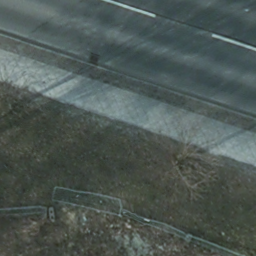
#> input picture source_state_of_the_art_methods/methods/TOV/G-RSIM/T-SS-GLCNet/data_example/Potsdam/train_RGBIR/top_potsdam_2_10_RGBIR__36.tif, 256 x 256 px; its folder holds only this picture in this run
$ python -i dlimage.py   (imports and definitions only)
#> lines starting #> are read from the running program, lines starting #| are printed output that depends on the picture
#> further down, picture is the input picture: shape (256, 256, 3); mean B, G, R 84.2, 88.3, 77.6
'''
Tools collection of Data(np.ndarray) processing.

Note:
    1. cv2.imwrite(image_name, image, [1, 100]),
        [1, 100] mean set [cv2.IMWRITE_JPEG_QUALITY, 100]

Version 1.0  2018-04-03 15:44:13 by QiJi
Version 1.5  2018-04-07 22:34:53 by QiJi
Version 2.0  2018-10-25 16:59:23 by QiJi
'''
import os

# import sys
import cv2
import numpy as np
from tqdm import tqdm

from dl_tools.basictools.dldata import get_label_info
from dl_tools.basictools.fileop import filelist, rename_file


# **********************************************
# ************ Image basic tools ***************
# **********************************************
# [421 lines left out: functions load_image, convert_image_type, one_hot_1, one_hot_2, one_hot_3, class_label and 15 more, not called in this run]


def blur(img):
    img = cv2.blur(img, (3, 3))
    return img


# [9 lines left out: function add_noise, not called in this run]


def data_augment(image, label=None, crop_size=None, zoom_size=None, if_flip=True, if_roate=True):
    '''
    Simple data augment function to random crop,flip and roate image and label.
    Args:
        image: array of image, [HWC] or [HW1] or [HW].
        label: array of label, [HWC] or [HW1] or [HW].
        crop_size: [h, w]
        zoom_size: [h, w]
        if_flip: if flip the image(and label), defualt = True
        if_roate: if roate the image(and label), defualt = True

    Returns:
        image, label: processed image and label
    '''
#> called with if_flip = True, if_roate = True
    if label is None:
        if crop_size is not None:
            image = random_crop(image, crop_size[0], crop_size[1])
        if zoom_size is not None:
            image = cv2.resize(
                image, (zoom_size[1], zoom_size[0]), interpolation=cv2.INTER_LINEAR)
        # Flip
        if if_flip and np.random.randint(0, 2):
            image = cv2.flip(image, 1)
        if if_flip and np.random.randint(0, 2):
            image = cv2.flip(image, 0)
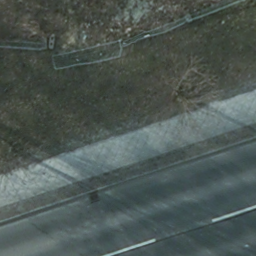
#> image: shape (256, 256, 3); mean of channels 0, 1, 2 84.2, 88.3, 77.6; drawn as B, G, R
        # Roate
        iflag = np.random.randint(0, 2)
        if if_roate and iflag:
            angle_table = [90, 180, 270]
            angle = angle_table[np.random.randint(0, 3)]
            h, w = image.shape[0], image.shape[1]
#> h = 256; w = 256
            M_rotate = cv2.getRotationMatrix2D((w // 2, h // 2), angle, 1)
            image = cv2.warpAffine(image, M_rotate, (w, h))
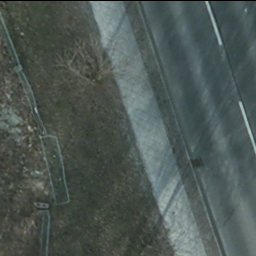
#> image: shape (256, 256, 3); mean of channels 0, 1, 2 83.9, 87.9, 77.3; drawn as B, G, R
        return image
    else:
        if crop_size is not None:
            image, label = random_crop_2(image, label, crop_size[0], crop_size[1])
        if zoom_size is not None:
            image = cv2.resize(image, (zoom_size[1], zoom_size[0]), cv2.INTER_LINEAR)
            label = cv2.resize(label, (zoom_size[1], zoom_size[0]), cv2.INTER_NEAREST)
        # Flip
        if if_flip and np.random.randint(0, 2):
            image, label = cv2.flip(image, 1), cv2.flip(label, 1)
        if if_flip and np.random.randint(0, 2):
            image, label = cv2.flip(image, 0), cv2.flip(label, 0)
        # Roate
        iflag = np.random.randint(0, 2)
        if if_roate and iflag:
            angle_table = [90, 180, 270]
            angle = angle_table[np.random.randint(0, 3)]
            image, label = rotate(image, label, angle)
        return image, label


# **********************************************
# ************** HDF5 tools ********************
# **********************************************
# def label2hdf5(input_dir, output_path, label_values=None, class_num=None):
#     """
#     Transform a label image into one-hot format (depth is num_classes),
#     and save them all in a dataset(key:"labels") of a h5 flie.

#     Args:
#         input_dir: The dir of label images [HW] or [HWC](BGR)
#         output_path: The whole path of the output h5 flie.
#         label_values: A dictionairy of class--> pixel values, defualt=None
#         class_num: Num of classes, defualt=None
#             Note:
#                 1. If class_num is specified, input labels is [HW](imread in gray mode),
#                     call one_hot_1
#                 2. If label_values is specified, input labels is [HWC]BGR, call one_hot_2;

#     Returns
#         None, but will create a 4d dataset store all one hot labels(in a h5 file).

#     Notice:
#         the dtype of the dataset is uint8(np.uint8).
#         the key of labels dataset is "label".

#     """
#     print("*******Execute label2hdf5()*******")
#     input_names = sorted(os.listdir(input_dir))  # only the name of labels
#     # Carefull!! Since the os.listdir() return a list in atribute order, sort it

#     # Read first of them to get shape
#     tmp_input = cv2.imread(input_dir + "/" + input_names[0], -1)
#     size = [0, 0, 0, 0]  # NHWC
#     size[0] = len(input_names)  # get N
#     size[1], size[2] = tmp_input.shape[0], tmp_input.shape[1]  # get H,W

#     if class_num is not None:  # [HW], class_num must not None
#         size[3] = class_num
#     elif label_values is not None:  # [HWC]-BGR
#         size[3] = size[3] = len(label_values)
#     else:
#         ValueError("label_values or class_num must specify one.")

#     # Open(or create) a hdf5 flie to save all the labels
#     f = h5py.File(output_path, 'a')
#     dataset = f.create_dataset("label", shape=size, dtype=np.uint8)  # create a 4d dataset
#     # Treat per label in the list
#     if class_num is not None:  # [HW], class_num must not None
#         for i in tqdm(range(len(input_names))):
#             label = cv2.imread(input_dir + "/" + input_names[i], 0)
#             dataset[i, :] = one_hot_1(label, class_num)  # return uint8 array
#     elif label_values is not None:  # [HWC]-RGB
#         target = open(os.path.dirname(output_path) + "/train_gt.txt", 'w')
#         for i in tqdm(range(len(input_names))):
#             label = cv2.imread(input_dir + "/" + input_names[i], -1)
#             dataset[i, :] = one_hot_2(label, label_values)  # return uint8 array
#             target.write(input_names[i]+'\n')
#     print(dataset.shape, dataset.dtype)
#     print("*******Finish label2hdf5()*******")
#     f.close()


# def img2hdf5(input_dir, output_path):
#     """
#     Save images and their names into h5 file

#     Args:
#         input_dir: The dir of images.
#         output_path: The whole path of the output h5 flie.

#     Returns:
#         None.
#         But will create a h5 file with a 4d dataset store all images(RGB),
#             and a 1d dataset store all their names.
#     Notice:
#         the dtype of the dataset is uint8(np.uint8).
#         the key of image dataset is "image".(RGB)
#         the key of image name dataset is "name"

#     """
#     print("*******Execute img2hdf5()*******")
#     input_names = sorted(os.listdir(input_dir))  # only the name of images
#     # Carefull!! Since the os.listdir() return a list in atribute order, sort it
#     names = []  # 将文件名转utf8编码，才能存入hdf5的dataset中
#     for j in input_names:
#         names.append(j.encode('utf8'))

#     # Read first of them to get shape
#     tmp_input = load_image(input_dir + "/" + input_names[0], 1)
#     size = [0, 0, 0, 0]  # NHWC
#     size[0] = len(input_names)  # get N
#     size[1:] = tmp_input.shape  # get HWC

#     # Open(or create) a hdf5 flie to save all the images and their names
#     f = h5py.File(output_path, 'w')
#     f.create_dataset("name", data=names)  # 创建name数据集存储images 的utf8编码的文件名
#     # Create an empty 4d dataset(image) to store images
#     dataset = f.create_dataset("image", shape=size, dtype=np.uint8)
#     # Treat per img in the list
#     target = open(os.path.dirname(output_path) + "/train.txt", 'w')
#     for i in tqdm(range(len(input_names))):
#         input_path = input_dir + "/" + input_names[i]  # the whole path
#         img = load_image(input_path, 1)
#         # Extension pocessing
#         # for c in range(img.shape[-1]):
#         #     img[:, :, c] = cv2.equalizeHist(img[:, :, c])
#         dataset[i, :] = img
#         target.write(input_names[i]+'\n')

#     print(dataset.shape, dataset.dtype)
#     print("*******Finish img2hdf5()*******")
#     f.close()


# def img2hdf5_2(input_dir, output_path, newsize=None):
#     """
#     For classified, save images and their names into h5 file,
#     meanwhile make their labels[NC].

#     Args:
#         input_dir: The dir of images(in several folders).
#         output_path: The whole path of the output h5 flie.

#     Returns:
#         None.
#         But will create a h5 file with a 4d dataset store all images(RGB),
#             and a 1d dataset store all their names.
#     Notice:
#         the dtype of the dataset is uint8(np.uint8).(RGB)
#         the key of image dataset is "image".
#         the key of label dataset is "label".
#         the key of image name dataset is "name"
#         the key of class name dataset is "class"

#     """
#     print("*******Execute img2hdf5()*******")
#     # Fisrt travals get total image num and all class names and image names
#     image_names = []  # all image names
#     folder_names = sorted(os.listdir(input_dir))  # also name of classes
#     for i, f in enumerate(folder_names):
#         file_names = sorted(os.listdir(input_dir+'/'+f))  # name of images
#         image_names += file_names

#     utf_names = [name.encode('utf8') for name in image_names]  # 转utf8存入
#     utf_classNames = [name.encode('utf8') for name in folder_names]

#     # Read first of them to get shape
#     tmp_input = load_image(os.path.join(input_dir, folder_names[0], image_names[0]), 1)
#     img_size = [0, 0, 0, 0]  # NHWC(channel), size of image dataset
#     label_size = [0, 0]  # NC(classnum), size of label dataset
#     img_size[0] = label_size[0] = len(image_names)  # get N
#     img_size[1:] = tmp_input.shape  # get HWC si.extend(ze
#     label_size[1] = len(folder_names)  # get class num

#     # Open(or create) a hdf5 flie to save all the images and their names
#     f = h5py.File(output_path, 'w')
#     f.create_dataset("name", data=utf_names)  # 创建name数据集存class_dict储images 的utf8编码的文件名
#     f.create_dataset('class', data=utf_classNames)
#     # Create an empty 4d dataset(image) to store images
#     imageSet = f.create_dataset("image", shape=img_size, dtype=np.uint8)
#     labelSet = f.create_dataset("label", shape=label_size, dtype=np.uint8)
#     # Save per img.extend(
#     i = 0
#     for c, fo in tqdm(enumerate(folder_names)):
#         file_names = sorted(os.listdir(input_dir+'/'+fo))
#         for fi in file_names:
#             img = load_image(os.path.join(input_dir, fo, fi), 1)
#             if newsize is not None:
#                 img = cv2.resize(img, (newsize[1], newsize[0]))
#             imageSet[i, :] = img
#             labelSet[i, c] = 1
#             i += 1

#     # print(imageSet.shape, imageSet.dtype)
#     print("*******Finish img2hdf5()*******")
#     f.close()


# # **********************************************
# # ************ Main functions ******************
# # **********************************************
# def main_of_hdf5():
#     ''' Cover images to hdf5 format. '''

#     dataset_dir = '/home/tao/Data/small'
#     img_dir = dataset_dir + '/train_seg'
#     label_dir = dataset_dir + '/train_labels'
#     class_dict_path = dataset_dir + '/class_dict.txt'
#     h5_path = dataset_dir + '/trainData.h5'

#     _, class_values = get_label_info(class_dict_path)
#     img2hdf5(img_dir, h5_path)
#     label2hdf5(label_dir, h5_path, label_values=class_values)


# def crop_imgs(image_dir, out_dir=None, crop_params=None):
#     ''' Slide crop images into small piece and save them. '''
#     if out_dir is None:
#         out_dir = image_dir

#     image_names = sorted(os.listdir(image_dir))
#     for name in tqdm(image_names):
#         image = cv2.imread(image_dir+'/'+name, -1)
#         # 附加操作
#         # h, w = image.shape[:2]
#         # image = cv2.resize(image, (int(w*0.7), int(h*0.7)))
#         imgs, _ = slide_crop(image, crop_params)
#         for i in range(len(imgs)):
#             save_name = rename_file(name, addstr="_%d" % (i+1))
#             cv2.imwrite(out_dir+'/'+save_name, imgs[i], [1, 100])


# def main_of_img_ops(image_dir, out_dir=None, operations=None):
#     # class_dict_path = '/home/tao/Data/Road/class_dict.txt'
#     # _, class_values = get_label_info(class_dict_path)

#     ext = None
#     read_flag = -1

#     if out_dir is None:
#         out_dir = image_dir
#     if not os.path.exists(out_dir):
#         os.mkdir(out_dir)
#     imgs_names = filelist(image_dir, extension=ext)
#     for img in tqdm(imgs_names):
#         image = cv2.imread(image_dir+'/'+img, read_flag)
#         if operations is not None:
#             for opera in operations:
#                 image = opera(image)
#         else:
#             # image = class_label(image, class_values)
#             image[image == 255] = 1
#             # image = colour_code_label(image, class_values)
#             pass
#         cv2.imwrite(out_dir+'/'+img, image, [1, 100])


# def main_of_imgAndlabel_ops(image_dir=None, label_dir=None):
#     # class_dict_path = '/home/tao/Data/Road/class_dict.txt'
#     # _, class_values = get_label_info(class_dict_path)
#     image_dir = '/home/tao/Data/RBDD/train'
#     label_dir = '/home/tao/Data/RBDD/train_labels'
#     img_names = filelist(image_dir)
#     lbl_names = filelist(label_dir)
#     # root = ''
#     # img_names = ['1.jpg', '5.jpg']
#     # lbl_names = ['road_1_pre.png', 'road_5_pre.png']

#     for (img_name, lbl_name) in tqdm(zip(img_names, lbl_names)):
#         image = cv2.imread(image_dir+'/'+img_name, -1)
#         label = cv2.imread(label_dir+'/'+lbl_name, -1)
#         assert image.shape[:2] == label.shape[:2]
#         # Operatrions
#         cv2.imwrite(label_dir+'/'+lbl_name, label)

#         # image = mask_img(image, label, [255, 0, 0])
#         # cv2.imwrite(image_dir+'/'+img_name, image, [1, 100])


# [9 lines left out: function main, not called in this run]


# [13 lines not run here, left out]

>>> import cv2
>>> picture = cv2.imread('../../data_example/Potsdam/train_RGBIR/top_potsdam_2_10_RGBIR__36.tif')
>>> result = data_augment(picture)
